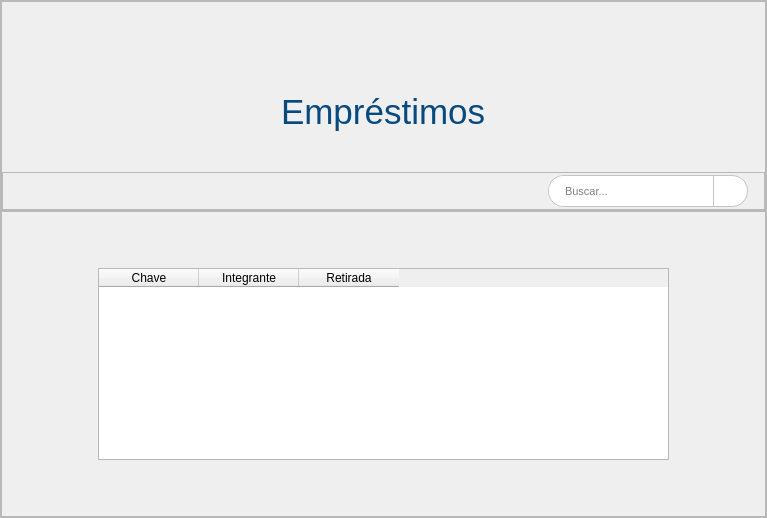
         <widget class="QFrame" name="planodefundo2">
          <property name="styleSheet">
           <string notr="true">QFrame#planodefundo2{background-color: #F8FCFF}</string>
          </property>
          <property name="frameShape">
           <enum>QFrame::StyledPanel</enum>
          </property>
          <property name="frameShadow">
           <enum>QFrame::Raised</enum>
          </property>
          <layout class="QVBoxLayout" name="verticalLayout_5">
           <property name="spacing">
            <number>0</number>
           </property>
           <property name="leftMargin">
            <number>0</number>
           </property>
           <property name="topMargin">
            <number>0</number>
           </property>
           <property name="rightMargin">
            <number>0</number>
           </property>
           <property name="bottomMargin">
            <number>0</number>
           </property>
           <item>
            <widget class="QFrame" name="frame_18">
             <property name="minimumSize">
              <size>
               <width>0</width>
               <height>210</height>
              </size>
             </property>
             <property name="maximumSize">
              <size>
               <width>16777215</width>
               <height>16777215</height>
              </size>
             </property>
             <property name="frameShape">
              <enum>QFrame::StyledPanel</enum>
             </property>
             <property name="frameShadow">
              <enum>QFrame::Raised</enum>
             </property>
             <layout class="QVBoxLayout" name="verticalLayout_4">
              <property name="spacing">
               <number>40</number>
              </property>
              <property name="leftMargin">
               <number>0</number>
              </property>
              <property name="topMargin">
               <number>90</number>
              </property>
              <property name="rightMargin">
               <number>0</number>
              </property>
              <property name="bottomMargin">
               <number>0</number>
              </property>
              <item alignment="Qt::AlignHCenter">
               <widget class="QLabel" name="label_4">
                <property name="maximumSize">
                 <size>
                  <width>16777215</width>
                  <height>40</height>
                 </size>
                </property>
                <property name="font">
                 <font>
                  <pointsize>26</pointsize>
                 </font>
                </property>
                <property name="styleSheet">
                 <string notr="true">color:#064A80</string>
                </property>
                <property name="text">
                 <string>Empréstimos</string>
                </property>
               </widget>
              </item>
              <item>
               <widget class="QFrame" name="frame_17">
                <property name="maximumSize">
                 <size>
                  <width>16777215</width>
                  <height>50</height>
                 </size>
                </property>
                <property name="frameShape">
                 <enum>QFrame::StyledPanel</enum>
                </property>
                <property name="frameShadow">
                 <enum>QFrame::Raised</enum>
                </property>
                <layout class="QHBoxLayout" name="horizontalLayout_3">
                 <property name="spacing">
                  <number>0</number>
                 </property>
                 <property name="leftMargin">
                  <number>0</number>
                 </property>
                 <property name="topMargin">
                  <number>0</number>
                 </property>
                 <property name="rightMargin">
                  <number>16</number>
                 </property>
                 <property name="bottomMargin">
                  <number>0</number>
                 </property>
                 <item>
                  <spacer name="horizontalSpacer_3">
                   <property name="orientation">
                    <enum>Qt::Horizontal</enum>
                   </property>
                   <property name="sizeHint" stdset="0">
                    <size>
                     <width>458</width>
                     <height>20</height>
                    </size>
                   </property>
                  </spacer>
                 </item>
                 <item>
                  <widget class="QFrame" name="search_box">
                   <property name="minimumSize">
                    <size>
                     <width>200</width>
                     <height>0</height>
                    </size>
                   </property>
                   <property name="maximumSize">
                    <size>
                     <width>16777215</width>
                     <height>32</height>
                    </size>
                   </property>
                   <property name="font">
                    <font>
                     <pointsize>8</pointsize>
                    </font>
                   </property>
                   <property name="styleSheet">
                    <string notr="true">QFrame{border: 1px solid #c4c4c4; border-radius: 16px; background-color: #fff}QLineEdit{border-radius: 15px}</string>
                   </property>
                   <property name="frameShape">
                    <enum>QFrame::StyledPanel</enum>
                   </property>
                   <property name="frameShadow">
                    <enum>QFrame::Raised</enum>
                   </property>
                   <widget class="QLineEdit" name="lineEdit_busca_emprestimos">
                    <property name="geometry">
                     <rect>
                      <x>1</x>
                      <y>1</y>
                      <width>165</width>
                      <height>30</height>
                     </rect>
                    </property>
                    <property name="font">
                     <font>
                      <pointsize>8</pointsize>
                     </font>
                    </property>
                    <property name="styleSheet">
                     <string notr="true">QLineEdit
{
	border-top-right-radius:0px;
	border-bottom-right-radius:0px;
	border-right:1px solid #c4c4c4;
	padding-left: 14px
}
</string>
                    </property>
                    <property name="placeholderText">
                     <string>Buscar...</string>
                    </property>
                   </widget>
                   <widget class="QToolButton" name="btn_busca_emprestimos">
                    <property name="geometry">
                     <rect>
                      <x>170</x>
                      <y>5</y>
                      <width>22</width>
                      <height>22</height>
                     </rect>
                    </property>
                    <property name="cursor">
                     <cursorShape>PointingHandCursor</cursorShape>
                    </property>
                    <property name="styleSheet">
                     <string notr="true">QToolButton{border:hidden}</string>
                    </property>
                    <property name="text">
                     <string/>
                    </property>
                    <property name="icon">
                     <iconset>
                      <normaloff>icons/search_black_18dp.svg</normaloff>icons/search_black_18dp.svg</iconset>
                    </property>
                    <property name="iconSize">
                     <size>
                      <width>18</width>
                      <height>18</height>
                     </size>
                    </property>
                    <property name="toolButtonStyle">
                     <enum>Qt::ToolButtonIconOnly</enum>
                    </property>
                    <property name="autoRaise">
                     <bool>false</bool>
                    </property>
                   </widget>
                  </widget>
                 </item>
                </layout>
               </widget>
              </item>
             </layout>
            </widget>
           </item>
           <item>
            <widget class="QFrame" name="frame_16">
             <property name="maximumSize">
              <size>
               <width>16777215</width>
               <height>16777215</height>
              </size>
             </property>
             <property name="frameShape">
              <enum>QFrame::StyledPanel</enum>
             </property>
             <property name="frameShadow">
              <enum>QFrame::Raised</enum>
             </property>
             <layout class="QHBoxLayout" name="horizontalLayout_17" stretch="1,6,1">
              <property name="spacing">
               <number>0</number>
              </property>
              <property name="leftMargin">
               <number>56</number>
              </property>
              <property name="topMargin">
               <number>56</number>
              </property>
              <property name="rightMargin">
               <number>56</number>
              </property>
              <property name="bottomMargin">
               <number>56</number>
              </property>
              <item>
               <spacer name="horizontalSpacer_26">
                <property name="orientation">
                 <enum>Qt::Horizontal</enum>
                </property>
                <property name="sizeHint" stdset="0">
                 <size>
                  <width>40</width>
                  <height>20</height>
                 </size>
                </property>
               </spacer>
              </item>
              <item>
               <widget class="QTableWidget" name="tableEmprestimo">
                <property name="minimumSize">
                 <size>
                  <width>571</width>
                  <height>0</height>
                 </size>
                </property>
                <column>
                 <property name="text">
                  <string>Chave</string>
                 </property>
                </column>
                <column>
                 <property name="text">
                  <string>Integrante</string>
                 </property>
                </column>
                <column>
                 <property name="text">
                  <string>Retirada</string>
                 </property>
                </column>
               </widget>
              </item>
              <item>
               <spacer name="horizontalSpacer_25">
                <property name="orientation">
                 <enum>Qt::Horizontal</enum>
                </property>
                <property name="sizeHint" stdset="0">
                 <size>
                  <width>40</width>
                  <height>20</height>
                 </size>
                </property>
               </spacer>
              </item>
             </layout>
            </widget>
           </item>
          </layout>
         </widget>
